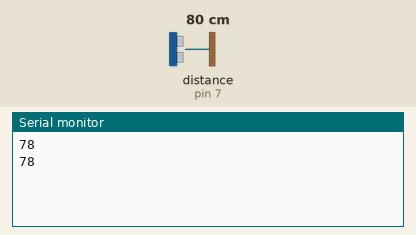
Bench run of a sketch on a simulated Arduino Uno, built with avr-gcc and run on an emulated ATmega328P. On the bench: the last lines printed to the serial monitor. Wiring (inferred from the names in the program): range finder with pulse-width output: data pin 7. The test bench sets the inputs (shaded band); at power-on: distance to the obstacle (sensor on pin 7) 80 cm. The echo pulse lasts 58.3 µs per cm.

Above: at 1.2 s.
1.3 s: distance to the obstacle (sensor on pin 7) set to 2 cm
At 1.8 s:
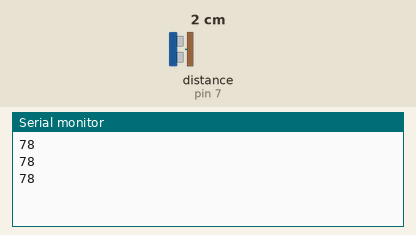
2.8 s: distance to the obstacle (sensor on pin 7) set to 4 cm
At 3.5 s:
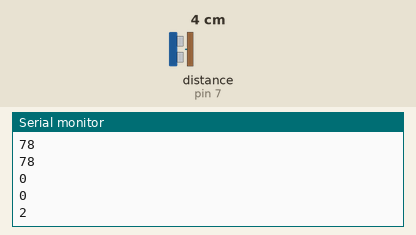
Timing chart, 0 to 5.8 s (numbered marks = the images above; inputs shaded):
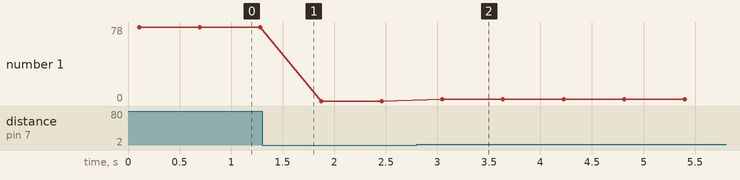

The sketch:

sketch_nov11c_MaxSonar.ino
```cpp
const int pwPin = 7;
long pulse, inches, cm;


void setup() {
  // put your setup code here, to run once:
  Serial.begin(9600);
  pinMode(pwPin, INPUT);
}

void loop() {
  // put your main code here, to run repeatedly:
  long sum = 0;
  const int ITERATIONS = 2;
  for(int i=0; i<ITERATIONS; i++)
  {
    sum += pulseIn(pwPin, HIGH);
    delay(10);
  }
  pulse = sum / ITERATIONS;
  inches = pulse / 147;
  cm = inches * 2.54;
  Serial.println(cm);
  delay(500);
}
```

Measured:
- after the input at 2.8 s, the serial monitor: prints a new line after 0.25 s (image 2)
- plotted number 1: 78 → 0 after the input at 1.3 s, 0 → 2 after the input at 2.8 s
